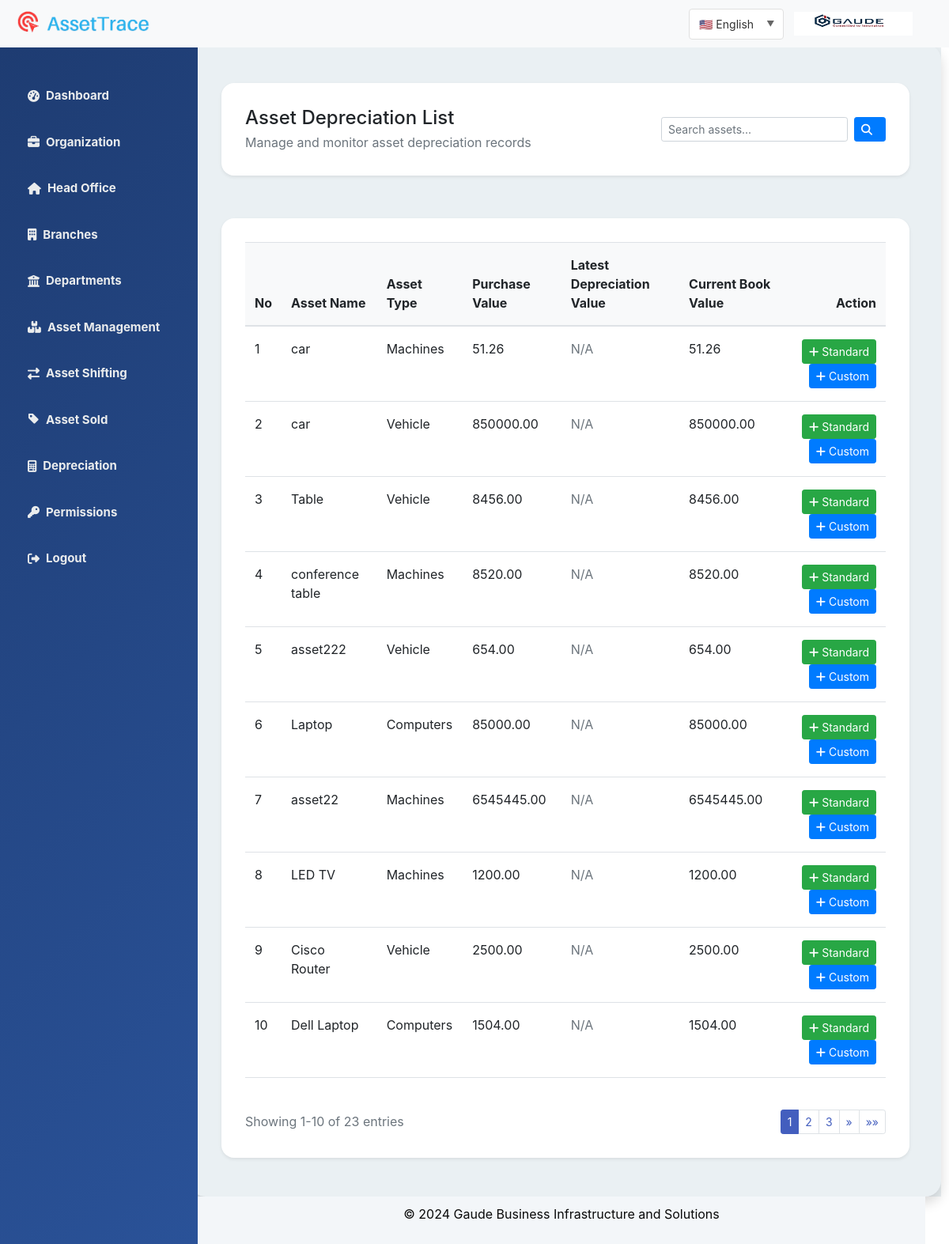
/asset/assets/depreciation/ (signed in), run on the app's committed database.
### asset_App/models.py (models this page shows, shortened)
class AssetData(models.Model):
    asset_type = models.ForeignKey(AssetType, on_delete=models.CASCADE, related_name='assets')
    asset_code=models.CharField(max_length=200,unique=True)
    office=models.ForeignKey(HeadOffice,on_delete=models.CASCADE)
    branch=models.ForeignKey(Branches,on_delete=models.CASCADE)
    department=models.ForeignKey(Departments,on_delete=models.CASCADE)
    asset_name = models.CharField(max_length=200)
    model = models.CharField(max_length=200,null=True,blank=True)
    serial_number = models.CharField(max_length=200, unique=True,null=True,blank=True)
    purchase_date = models.DateField(null=True,blank=True)
    warranty_info = models.CharField(max_length=200,null=True,blank=True)
    price = models.DecimalField(max_digits=30, decimal_places=5)
    is_sold = models.BooleanField(default=False)
    custodian=models.CharField(max_length=30,null=True,blank=True)
    sold_date = models.DateField(null=True, blank=True)  # New field to track sold date
    verified=models.BooleanField(default=False)
    class Meta:
        ordering = ['-purchase_date']

class AssetType(models.Model):
    name = models.CharField(max_length=200,unique=True)
    office = models.ForeignKey(HeadOffice, on_delete=models.CASCADE, null=True, blank=True)

### asset_App/views.py (the view)
# urls.py: path('assets/depreciation/', views.asset_depreciation_list, name='asset_depreciation_list'),
@login_required
def asset_depreciation_list(request):
    user = request.user
    assets = AssetData.objects.all()
    search_query = request.GET.get('search', "")
    if user.is_superuser:
        dashboard_type = "master_admin"
        branch_id = request.GET.get('branch')
        if branch_id:
            assets = assets.filter(branch_id=branch_id)
        head_office_id = request.GET.get('asset-office')
        if head_office_id:
            assets = assets.filter(office=head_office_id)
    elif user.is_superadmin and user.head_office:
        dashboard_type = "head_office"
        branches = Branches.objects.filter(head_office=user.head_office)
        assets = assets.filter(branch__in=branches)
    elif user.is_admin and user.branch:
        dashboard_type = "branch"
        assets = assets.filter(branch=user.branch)
    else:
        assets = AssetData.objects.none()
    if search_query:
        assets = assets.filter(Q(asset_name__icontains=search_query) | Q(asset_type__name__icontains=search_query))
    asset_depreciation_data = []
    for asset in assets:
            try:
                depreciation = Depreciation.objects.filter(asset=asset).first()
                if depreciation:
                    try:
                        depreciation_data = depreciation.calculate_depreciation()
                        latest_depreciation = depreciation_data[-1] if depreciation_data else None
                        asset_depreciation_data.append({
                            'asset': asset,
                            'depreciation': depreciation,
                            'latest_depreciation': latest_depreciation
                        })
                    except (InvalidOperation, TypeError, ValueError) as e:
                        asset_depreciation_data.append({
                            'asset': asset,
                            'depreciation': None,
                            'latest_depreciation': None,
                            'error': str(e)
                        })
                else:
                    asset_depreciation_data.append({
                        'asset': asset,
                        'depreciation': None,
                        'latest_depreciation': None
                    })
            except Exception as e:
                continue
    page = request.GET.get('page', 1)
    paginator = Paginator(asset_depreciation_data, 10)  # Show 10 assets per page
    try:
        assets_page = paginator.page(page)
    except PageNotAnInteger:
        assets_page = paginator.page(1)
    except EmptyPage:
        assets_page = paginator.page(paginator.num_pages)
    context = {
        'assets': assets_page,
        'dashboard_type': dashboard_type,
        'search_query': search_query,
    }
    return render(request, 'asset/asset_depreciation_list.html', context)

### authentication/context_processors.py (called while the page is built)
def user_role(request):
    if request.user.is_authenticated:
        user = request.user
        if user.is_superuser:
            role = 'master'
        elif user.is_superadmin:
            role = 'super_admin'
        elif user.is_admin:
            role = 'admin'
        else:
            role = 'unknown'
    else:
        role = 'guest'
    return {'user_role': role}

def logo_context(request):
    if not request.user.is_authenticated:
        return {}
    user = request.user
    if user.head_office and user.head_office.logo_image:
        logo_url = user.head_office.logo_image.url
    elif user.branch and user.branch.logo_image:
        logo_url = user.branch.logo_image.url
    else:
        logo_url = None
    return {
        'logo_url': logo_url,
    }

### templates/asset/asset_depreciation_list.html (shortened to what this page needs)
{% extends 'authentication/dashboard.html' %}
{% load i18n %}
{% block body %}
<div class="container-fluid py-4">
    <div class="row mb-4">
        <div class="col-12">
            <div class="card border-0 shadow-sm">
                <div class="card-body d-flex justify-content-between align-items-center">
                    <div>
                        <h4 class="mb-1">{% trans "Asset Depreciation List" %}</h4>
                        <p class="text-muted mb-0">{% trans "Manage and monitor asset depreciation records" %}</p>
                    </div>
                    <form method="get" class="d-flex gap-2 align-items-center">
                        <input type="text" name="search" placeholder="{% trans 'Search assets...' %}" value="{{ search_query }}" class="form-control form-control-sm">
                        <button type="submit" class="btn btn-primary btn-sm">
                            <i class="fas fa-search me-2"></i>
                        </button>
                    </form>
                </div>
            </div>
        </div>
    </div>
    <div class="row">
        <div class="col-12">
            <div class="card border-0 shadow-sm">
                <div class="card-body">
                    {% if assets %}
                    <div class="table-responsive">
                        <table class="table table-hover align-middle">
                            <thead class="bg-light">
                                <tr>
                                    <th>{% trans "No"%}</th>
                                    <th>{% trans "Asset Name" %}</th>
                                    <th>{% trans "Asset Type" %}</th>
                                    <th>{% trans "Purchase Value" %}</th>
                                    <th>{% trans "Latest Depreciation Value" %}</th>
                                    <th>{% trans "Current Book Value" %}</th>
                                    <th class="text-end">{% trans "Action" %}</th>
                                </tr>
                            </thead>
                            <tbody>
                                {% for item in assets %}
                                <tr>
                                    <td>{{forloop.counter}}</td>
                                    <td>{{ item.asset.asset_name }}</td>
                                    <td>{{ item.asset.asset_type.name }}</td>
                                    <td>{{ item.asset.price|floatformat:2 }}</td>
                                    <td>
                                        {% if item.latest_depreciation %}
                                            {{ item.latest_depreciation.1|floatformat:2 }}
                                        {% else %}
                                            <span class="text-muted">{% trans "N/A" %}</span>
                                        {% endif %}
                                    </td>
                                    <td>{{ item.asset.price|floatformat:2 }}</td>
                                    <td class="text-end">
                                        {% if item.depreciation %}
                                            <a href="{% url 'depreciation_detail' pk=item.depreciation.pk %}" class="btn btn-info btn-sm" data-bs-toggle="tooltip" title="{% trans 'View Details' %}">
                                                <i class="fas fa-eye"></i>
                                            </a>
                                            {% if item.depreciation.is_custom %}
                                                <a href="{% url 'edit_custom_depreciation' pk=item.depreciation.pk %}" class="btn btn-warning btn-sm" data-bs-toggle="tooltip" title="{% trans 'Edit Custom Depreciation' %}">
                                                    <i class="fas fa-edit"></i>
                                                </a>
                                            {% else %}
                                                <a href="{% url 'edit_standard_depreciation' pk=item.depreciation.pk %}" class="btn btn-warning btn-sm" data-bs-toggle="tooltip" title="{% trans 'Edit Standard Depreciation' %}">
                                                    <i class="fas fa-edit"></i>
                                                </a>
                                            {% endif %}
                                        {% else %}
                                            <a href="{% url 'create_depreciation' %}?asset={{ item.asset.id }}" class="btn btn-success btn-sm" data-bs-toggle="tooltip" title="{% trans 'Create Standard Depreciation' %}">
                                                <i class="fas fa-plus"></i> {% trans "Standard" %}
                                            </a>
                                            <a href="{% url 'create_custom_depreciation' %}?asset={{ item.asset.id }}" class="btn btn-primary btn-sm" data-bs-toggle="tooltip" title="{% trans 'Create Custom Depreciation' %}">
                                                <i class="fas fa-plus"></i> {% trans "Custom" %}
                                            </a>
                                        {% endif %}
                                    </td>
                                </tr>
                                {% endfor %}
                            </tbody>
                        </table>
                    </div>
                    {% if assets.paginator.num_pages > 1 %}
    <div class="d-flex justify-content-between align-items-center mt-4">
        <div class="text-muted">
            {% trans "Showing" %} {{ assets.start_index }}-{{ assets.end_index }} {% trans "of" %} {{ assets.paginator.count }} {% trans "entries" %}
        </div>
        <nav aria-label="Page navigation">
            <ul class="pagination pagination-sm mb-0">
                {% for num in assets.paginator.page_range %}
                    {% if assets.number == num %}
                        <li class="page-item active">
                            <span class="page-link">{{ num }}</span>
                        </li>
                    {% elif num > assets.number|add:'-3' and num < assets.number|add:'3' %}
                        <li class="page-item">
                            <a class="page-link" href="?page={{ num }}{% if search_query %}&search={{ search_query }}{% endif %}">{{ num }}</a>
                        </li>
                    {% endif %}
                {% endfor %}
                {% if assets.has_next %}
                    <li class="page-item">
                        <a class="page-link" href="?page={{ assets.next_page_number }}{% if search_query %}&search={{ search_query }}{% endif %}" aria-label="Next">
                            <span aria-hidden="true">&raquo;</span>
                        </a>
                    </li>
                    <li class="page-item">
                        <a class="page-link" href="?page={{ assets.paginator.num_pages }}{% if search_query %}&search={{ search_query }}{% endif %}" aria-label="Last">
                            <span aria-hidden="true">&raquo;&raquo;</span>
                        </a>
                    </li>
                {% endif %}
            </ul>
        </nav>
    </div>
    {% endif %}
                    {% endif %}
                </div>
            </div>
        </div>
    </div>
</div>
{% endblock %}

### static/css/style.css (style rules this page uses)
body { font-family: 'Wittgenstein', sans-serif; background-color: #babcbd; padding-top: 56px; }
.card { padding: 10px; margin: 15px; border-radius: 10px; }
.card a { text-decoration: none; }

### templates/asset/asset_depreciation_list.html (style rules this page uses)
.btn-sm { padding: 0.25rem 0.5rem; }
.table th, .table td { padding-top: 1rem; padding-bottom: 1rem; }
.card { animation: fadeIn 0.6s ease-out forwards; border-radius: 1rem; }
.pagination { margin-bottom: 0; }
.page-link { padding: 0.375rem 0.75rem; color: #435ebe; background-color: #fff; border: 1px solid #dee2e6; }
.page-item.active .page-link { background-color: #435ebe; border-color: #435ebe; }

### data on the page
AssetData: asset.asset_name "car", asset.asset_type.name "Machines", asset.price "51.26"
AssetData: asset.asset_name "car", asset.asset_type.name "Vehicle", asset.price "850000.00"
AssetData: asset.asset_name "Table", asset.asset_type.name "Vehicle", asset.price "8456.00"
AssetData: asset.asset_name "conference table", asset.asset_type.name "Machines", asset.price "8520.00"
AssetData: asset.asset_name "asset222", asset.asset_type.name "Vehicle", asset.price "654.00"
AssetData: asset.asset_name "Laptop", asset.asset_type.name "Computers", asset.price "85000.00"
AssetData: asset.asset_name "asset22", asset.asset_type.name "Machines", asset.price "6545445.00"
AssetData: asset.asset_name "LED TV", asset.asset_type.name "Machines", asset.price "1200.00"
AssetData: asset.asset_name "Cisco Router", asset.asset_type.name "Vehicle", asset.price "2500.00"
AssetData: asset.asset_name "Dell Laptop", asset.asset_type.name "Computers", asset.price "1504.00"

### other printed values
{{ assets.start_index }} "1"
{{ assets.end_index }} "10"
{{ assets.paginator.count }} "23"
{{ num }} "1"
{{ num }} "2" "3"
